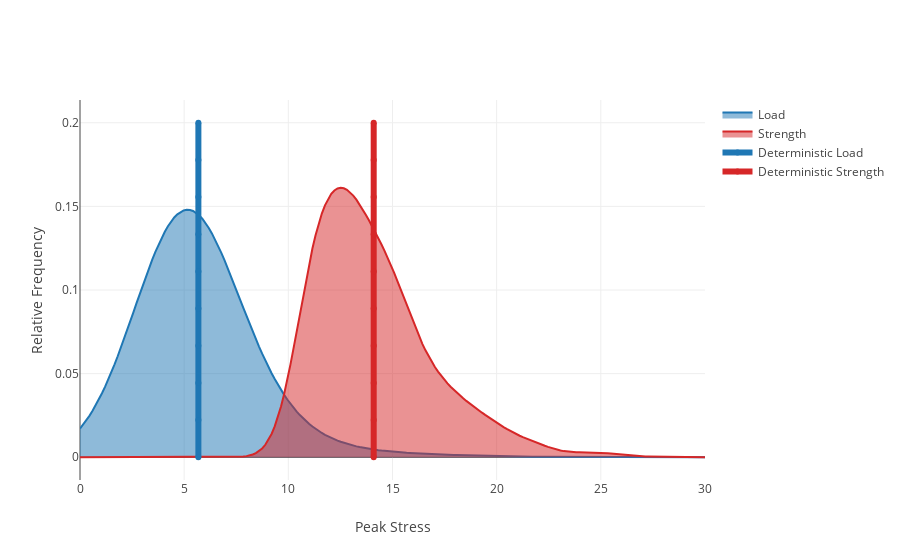

The notebook cell saved with this chart:
### Code cell
plot_pdf(pdf_est_1, pdf_est_2, mean_1, mean_2, support_points, bayes=False)

### Figure 1 — Plotly figure (JSON) as saved in the notebook; plotly's stock layout.template omitted (floating-point values rounded to 4 significant figures; data arrays with more than 128 entries replaced by an {"elided": "..."} marker saying what was removed)
{"data": [{"fill": "tozeroy", "mode": "markers-line", "name": "Load", "type": "scatter", "x": {"elided": "200 float values"}, "y": {"elided": "200 float values"}}, {"fill": "tozeroy", "line": {"color": "#d62728", "width": 2}, "mode": "line", "name": "Strength", "type": "scatter", "x": {"elided": "200 float values"}, "y": {"elided": "200 float values"}}, {"line": {"color": "#1f77b4", "width": 6}, "name": "Deterministic Load", "type": "scatter", "x": [5.682, 5.682, 5.682, 5.682, 5.682, 5.682, 5.682, 5.682, 5.682, 5.682], "y": [0, 0.02222, 0.04444, 0.06667, 0.08889, 0.1111, 0.1333, 0.1556, 0.1778, 0.2]}, {"line": {"color": "#d62728", "width": 6}, "name": "Deterministic Strength", "type": "scatter", "x": [14.1, 14.1, 14.1, 14.1, 14.1, 14.1, 14.1, 14.1, 14.1, 14.1], "y": [0, 0.02222, 0.04444, 0.06667, 0.08889, 0.1111, 0.1333, 0.1556, 0.1778, 0.2]}], "layout": {"title": "", "xaxis": {"title": "Peak Stress"}, "yaxis": {"title": "Relative Frequency"}}}
